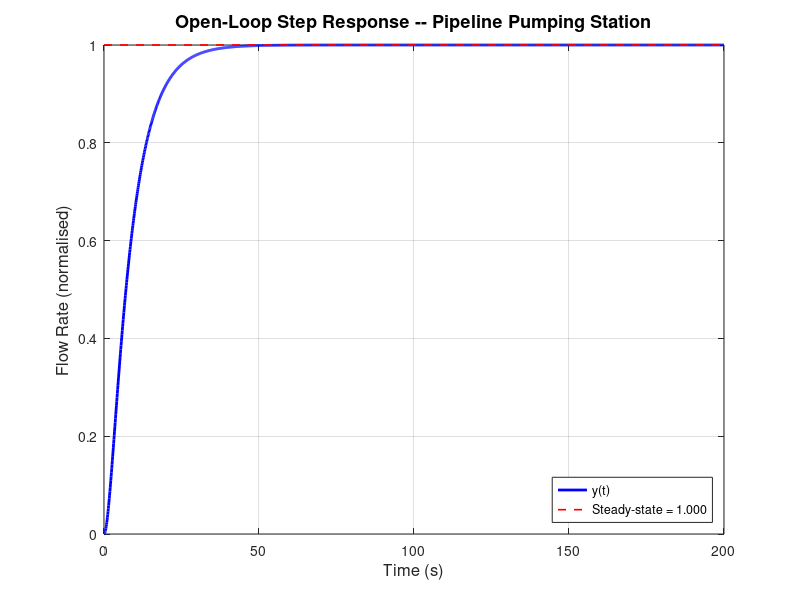
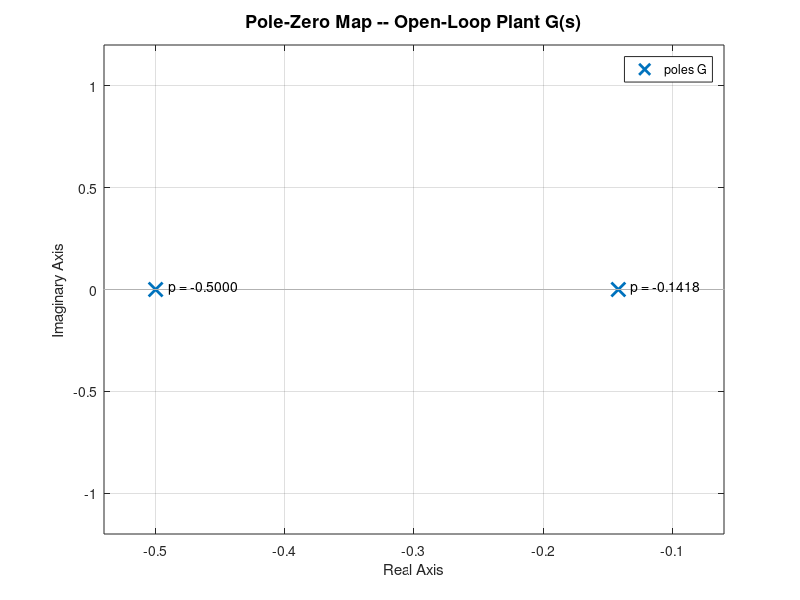
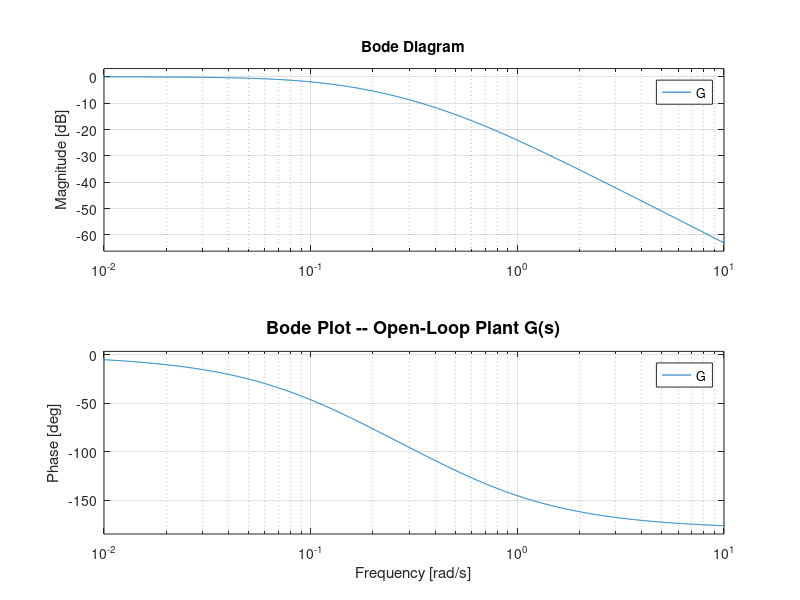
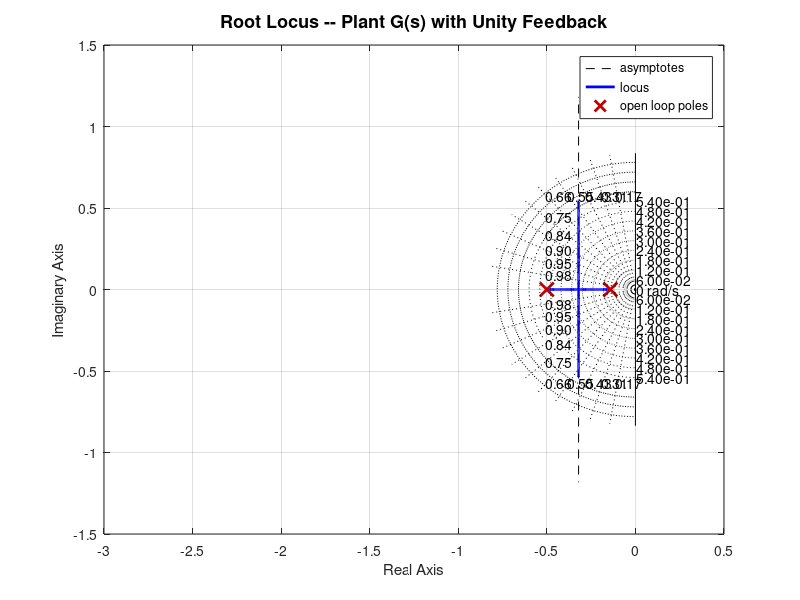

MATLAB code for these plots, in order:
%% CPEN 401 -- Group 16: Liquid Flow Control in a Pipeline Pumping Station
%% Script 01: System Definition & Open-Loop Analysis
%  Run this script first. It defines the plant and generates:
%    fig01_openloop_step.png
%    fig02_pole_zero.png
%    fig03_bode_openloop.png
%    fig04_root_locus.png
%  Save figures to the 'figures/' subfolder.

clear; clc; close all;

%% ── SYSTEM PARAMETERS ──────────────────────────────────────────────────────
rho   = 1000;       % fluid density [kg/m^3]
mu    = 0.001;      % dynamic viscosity [Pa.s]
L     = 100;        % pipe length [m]
D     = 0.10;       % pipe diameter [m]
A_c   = pi*D^2/4;   % cross-section area [m^2]
Ih    = rho*L/A_c;  % hydraulic inductance [kg/m^4]
Rp    = 128*mu*L/(pi*D^4);  % Hagen-Poiseuille resistance [Pa.s/m^3]
Rv    = 500;        % valve resistance [Pa.s/m^3]
Rtot  = Rp + Rv;
tau_p = 2.0;        % pump time constant [s]
Kpump = 50000;      % pump gain [Pa/unit]

% Normalised model poles
T1 = 2.0;    % pump time constant [s]
T2 = 7.05;   % pipeline hydraulic time constant [s]
p1 = -1/T1;  % -0.5000 rad/s
p2 = -1/T2;  % -0.1418 rad/s

fprintf('=== SYSTEM PARAMETERS ===\n');
fprintf('Pipe area       A  = %.4e m^2\n', A_c);
fprintf('Hydr. inductance Ih = %.2f kg/m^4\n', Ih);
fprintf('Pipe resistance  Rp = %.1f Pa.s/m^3\n', Rp);
fprintf('Total resistance Rt = %.1f Pa.s/m^3\n', Rtot);
fprintf('Pole p1 = %.4f rad/s  (pump)\n', p1);
fprintf('Pole p2 = %.4f rad/s  (pipeline)\n', p2);

%% ── PLANT TRANSFER FUNCTION ────────────────────────────────────────────────
% G(s) = K / [(T1*s+1)(T2*s+1)]   K=1 (normalised)
num_G = [abs(p1)*abs(p2)];                    % 0.07092
den_G = [1, -(p1+p2), p1*p2];                % [1, 0.6418, 0.07092]
G = tf(num_G, den_G);
fprintf('\nPlant G(s):\n'); display(G);

%% ── FIG 01: OPEN-LOOP STEP RESPONSE ───────────────────────────────────────
figure('Name','Open-Loop Step','Position',[100 100 800 420]);
[y,t] = step(G, 0:0.1:200);
plot(t, y, 'b', 'LineWidth', 2); hold on;
yss = dcgain(G);
plot([0 200], [yss yss], 'r--', 'LineWidth', 1.2);
xlabel('Time (s)','FontSize',12);
ylabel('Flow Rate (normalised)','FontSize',12);
title('Open-Loop Step Response -- Pipeline Pumping Station','FontSize',13);
legend('y(t)', sprintf('Steady-state = %.3f', yss), 'Location','southeast');
grid on; box on;
saveas(gcf, 'figures/fig01_openloop_step.png');
fprintf('Saved fig01_openloop_step.png\n');

%% ── FIG 02: POLE-ZERO MAP ─────────────────────────────────────────────────
figure('Name','Pole-Zero Map','Position',[100 100 600 500]);
pzmap(G);
title('Pole-Zero Map -- Open-Loop Plant G(s)','FontSize',13);
grid on;
% Annotate poles
hold on;
poles_G = roots(den_G);
for k = 1:length(poles_G)
    text(real(poles_G(k))+0.005, imag(poles_G(k))+0.01, ...
         sprintf('  p = %.4f', real(poles_G(k))), 'FontSize', 10);
end
saveas(gcf, 'figures/fig02_pole_zero.png');
fprintf('Saved fig02_pole_zero.png\n');

%% ── FIG 03: BODE PLOT (OPEN LOOP) ─────────────────────────────────────────
figure('Name','Bode Plot','Position',[100 100 820 600]);
bode(G);
title('Bode Plot -- Open-Loop Plant G(s)','FontSize',13);
grid on;
% Add frequency markers at pole locations
[gm, pm, wpc, wgc] = margin(G);
fprintf('\nOpen-loop gain margin  = %.2f dB\n', 20*log10(gm));
fprintf('Open-loop phase margin = %.2f deg\n', pm);
saveas(gcf, 'figures/fig03_bode_openloop.png');
fprintf('Saved fig03_bode_openloop.png\n');

%% ── FIG 04: ROOT LOCUS ────────────────────────────────────────────────────
figure('Name','Root Locus','Position',[100 100 700 600]);
rlocus(G);
title('Root Locus -- Plant G(s) with Unity Feedback','FontSize',13);
sgrid;
xlim([-3 0.5]); ylim([-1.5 1.5]);
saveas(gcf, 'figures/fig04_root_locus.png');
fprintf('Saved fig04_root_locus.png\n');

fprintf('\nScript 01 complete. All open-loop figures saved.\n');
